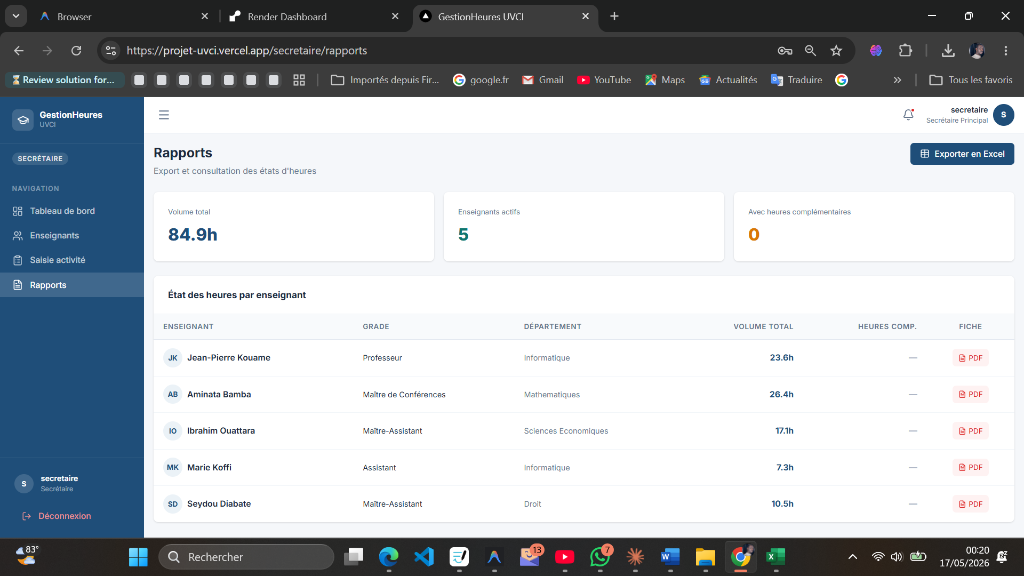
#> input picture assets/secretaire_rapports_full.png, 1024 x 576 px, found by its file name
$ python crop_test.py
#> lines starting #> are read from the running program, lines starting #| are printed output that depends on the picture
import sys
from PIL import Image

img_path = "/home/dev/projects/projet_UVCI/assets/secretaire_rapports_full.png"
with Image.open(img_path) as img:
#> img is the input picture: PIL image 1024x576 RGBA; mean R, G, B, A 180.3, 185.9, 191.2, 255
    width, height = img.size
#> width = 1024; height = 576
    print(f"Original: {width}x{height}")
#| Original: 1024x576

    # We want to remove the browser tabs (dark mode or light mode) and the Windows taskbar.
    # The browser UI ends where the white app background starts.
    # The UVCI app has a white background (255,255,255) or a sidebar on the left.
    # Let's just crop 12% from top and 6% from bottom.
    top_crop = int(height * 0.13)
#> top_crop = 74
    bottom_crop = int(height * 0.06)
#> bottom_crop = 34

    cropped = img.crop((0, top_crop, width, height - bottom_crop))
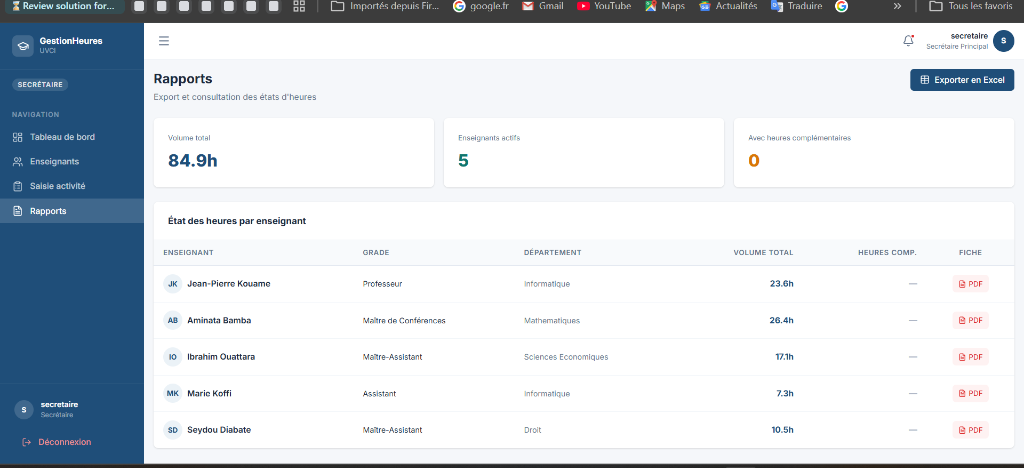
#> cropped: PIL image 1024x468 RGBA; mean R, G, B, A 210.1, 216.9, 223.5, 255
    cropped.save(img_path)
    print(f"Cropped to: {cropped.size}")
#| Cropped to: (1024, 468)

$ run again, with assets/GestionHeures_UVCI_Dashboard.png copied over assets/secretaire_rapports_full.png
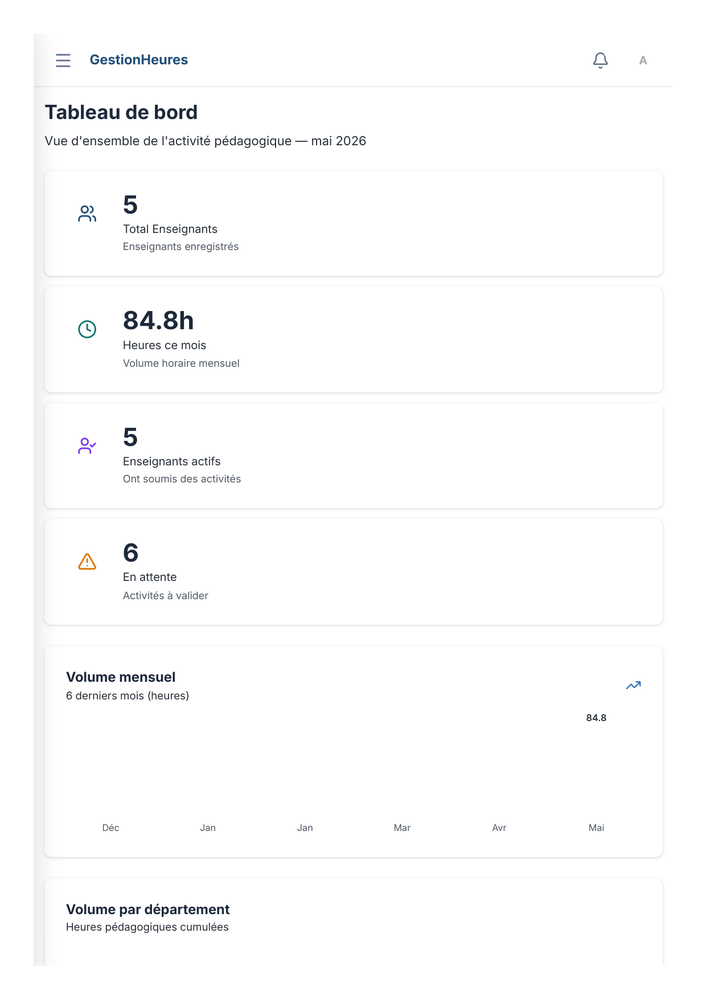
#> input picture assets/GestionHeures_UVCI_Dashboard.png, 706 x 999 px, shrunk from 1240 x 1754 before the run, found by its file name
#> img is the input picture: PIL image 706x999 RGB; mean R, G, B 252.1, 252.2, 252.4
#| Original: 706x999
#> `cropped = img.crop((0, top_crop, width, height - bottom_crop))`:
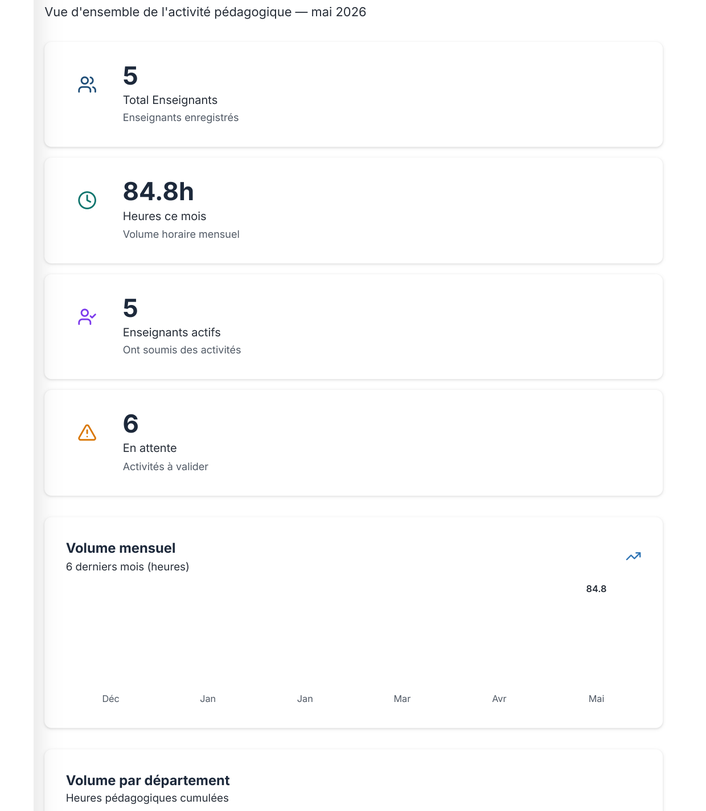
#> cropped: PIL image 706x811 RGB; mean R, G, B 252.1, 252.2, 252.3
#| Cropped to: (706, 811)

$ run again, with assets/GestionHeures_enseignants_UVCI.png copied over assets/secretaire_rapports_full.png
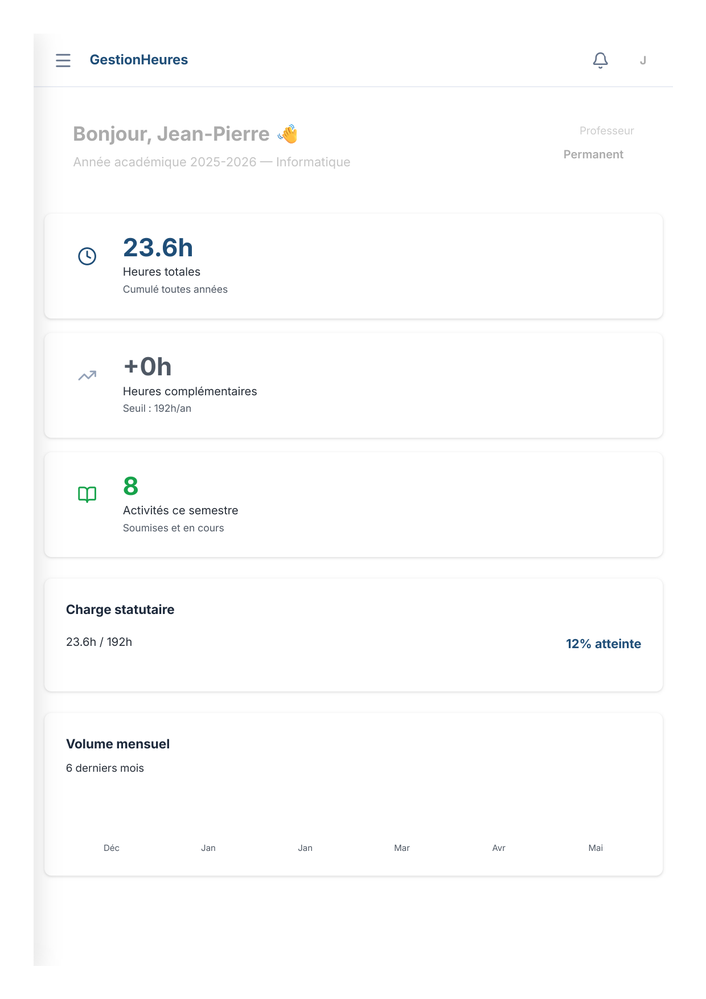
#> input picture assets/GestionHeures_enseignants_UVCI.png, 706 x 999 px, shrunk from 1240 x 1754 before the run, found by its file name
#> img is the input picture: PIL image 706x999 RGB; mean R, G, B 252.7, 252.9, 253
#| Original: 706x999
#> `cropped = img.crop((0, top_crop, width, height - bottom_crop))`:
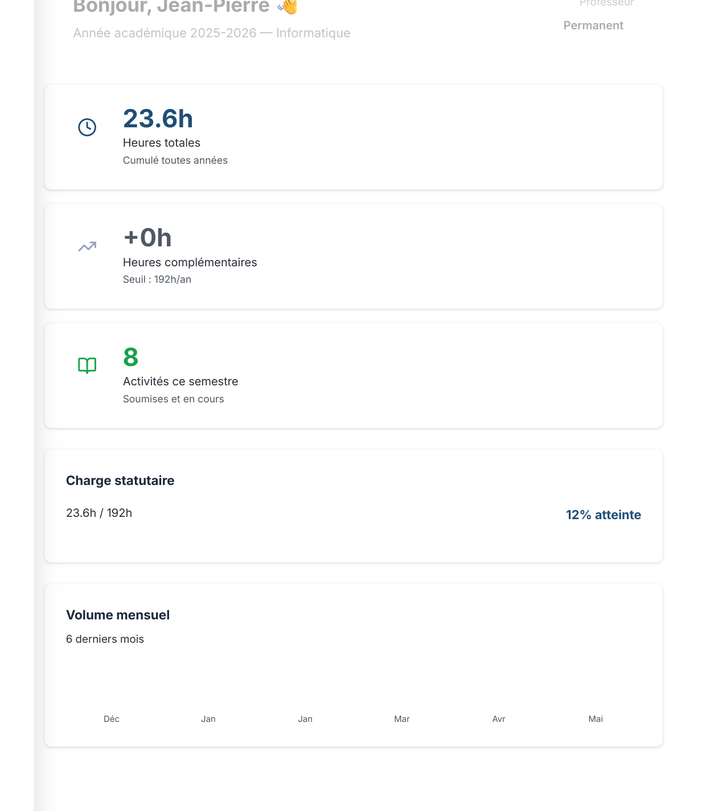
#> cropped: PIL image 706x811 RGB; mean R, G, B 252.5, 252.7, 252.7
#| Cropped to: (706, 811)

$ run again, with assets/GestionHeures_enseignat_activitéUVCI.png copied over assets/secretaire_rapports_full.png
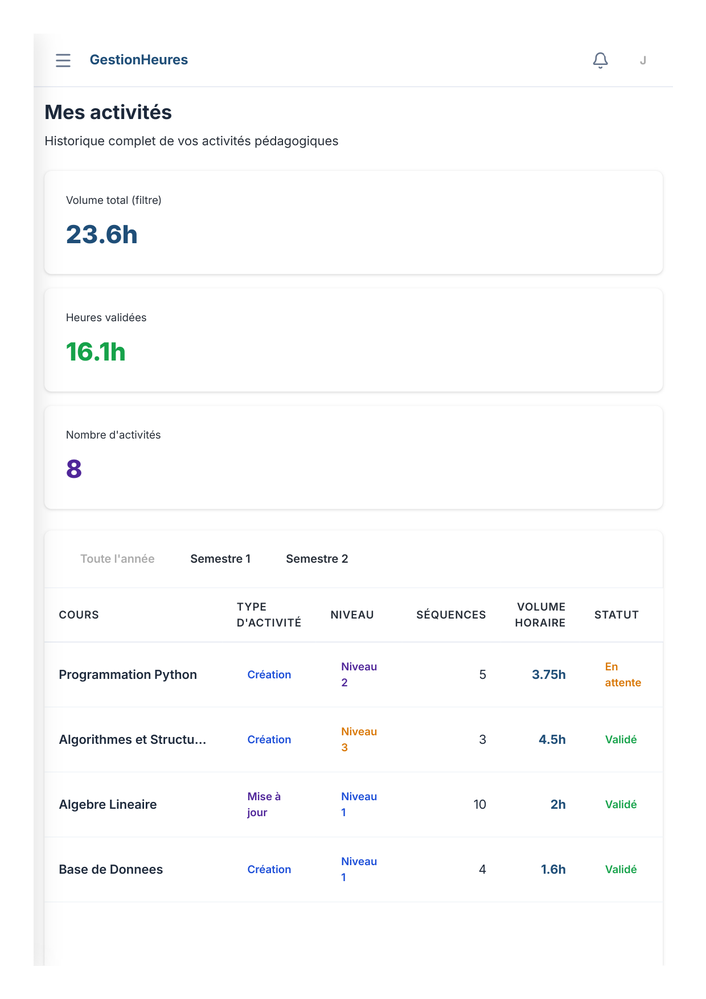
#> input picture assets/GestionHeures_enseignat_activitéUVCI.png, 706 x 999 px, shrunk from 1240 x 1754 before the run, found by its file name
#> img is the input picture: PIL image 706x999 RGB; mean R, G, B 251.4, 251.8, 252.1
#| Original: 706x999
#> `cropped = img.crop((0, top_crop, width, height - bottom_crop))`:
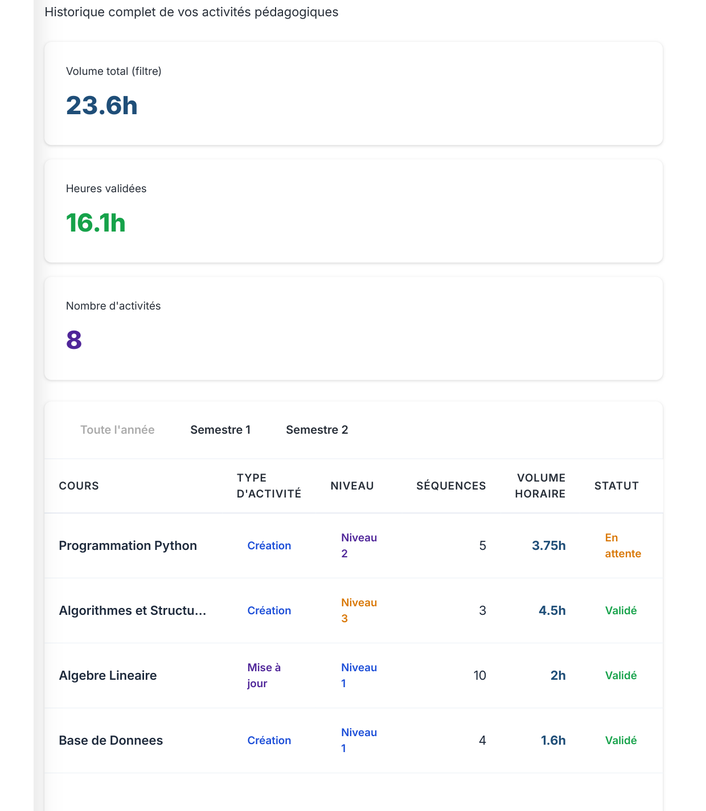
#> cropped: PIL image 706x811 RGB; mean R, G, B 251.2, 251.6, 251.9
#| Cropped to: (706, 811)
